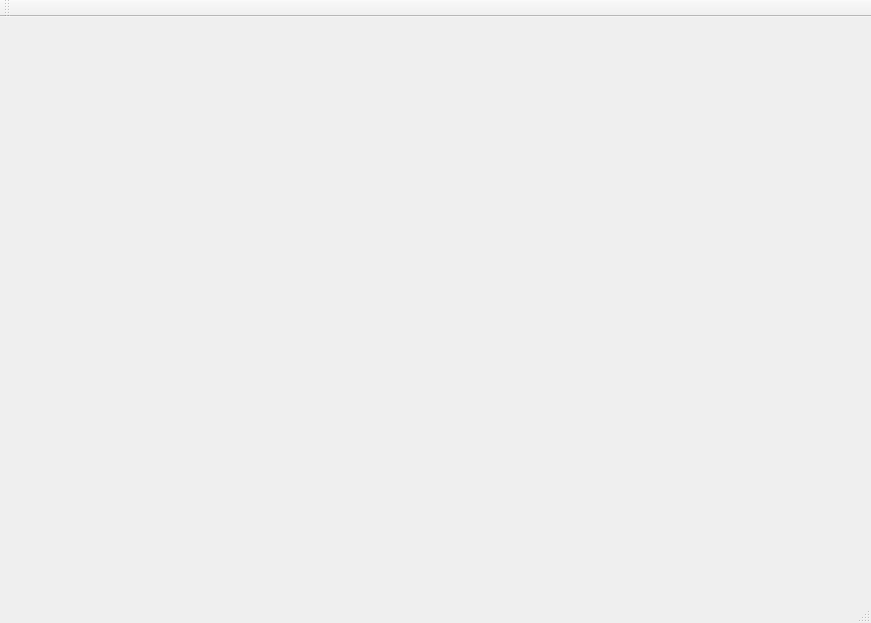
<?xml version="1.0" encoding="UTF-8"?>
<ui version="4.0">
 <class>MainWindow</class>
 <widget class="QMainWindow" name="MainWindow">
  <property name="geometry">
   <rect>
    <x>0</x>
    <y>0</y>
    <width>871</width>
    <height>623</height>
   </rect>
  </property>
  <property name="windowTitle">
   <string>MainWindow</string>
  </property>
  <widget class="QWidget" name="centralWidget"/>
  <widget class="QToolBar" name="mainToolBar">
   <attribute name="toolBarArea">
    <enum>TopToolBarArea</enum>
   </attribute>
   <attribute name="toolBarBreak">
    <bool>false</bool>
   </attribute>
  </widget>
  <widget class="QStatusBar" name="statusBar"/>
  <widget class="QMenuBar" name="menuBar">
   <property name="geometry">
    <rect>
     <x>0</x>
     <y>0</y>
     <width>871</width>
     <height>26</height>
    </rect>
   </property>
  </widget>
 </widget>
 <layoutdefault spacing="6" margin="11"/>
 <resources/>
 <connections/>
</ui>
